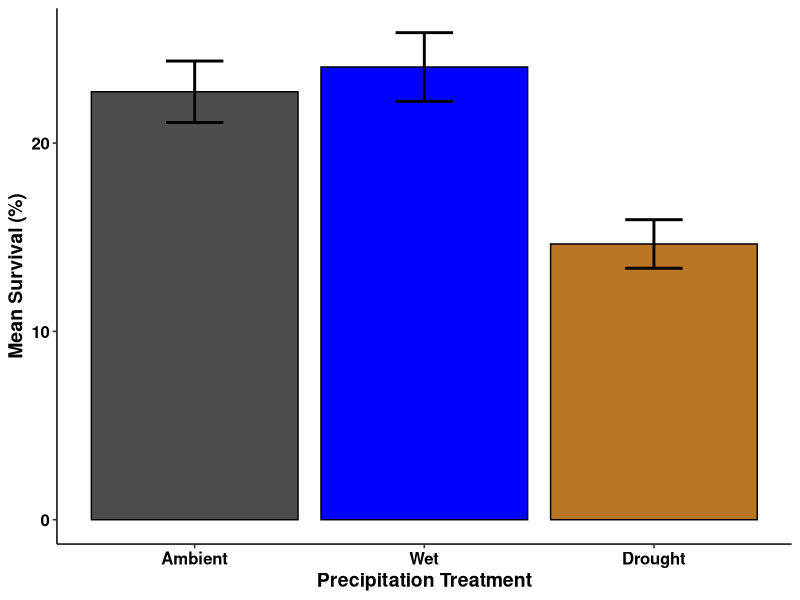
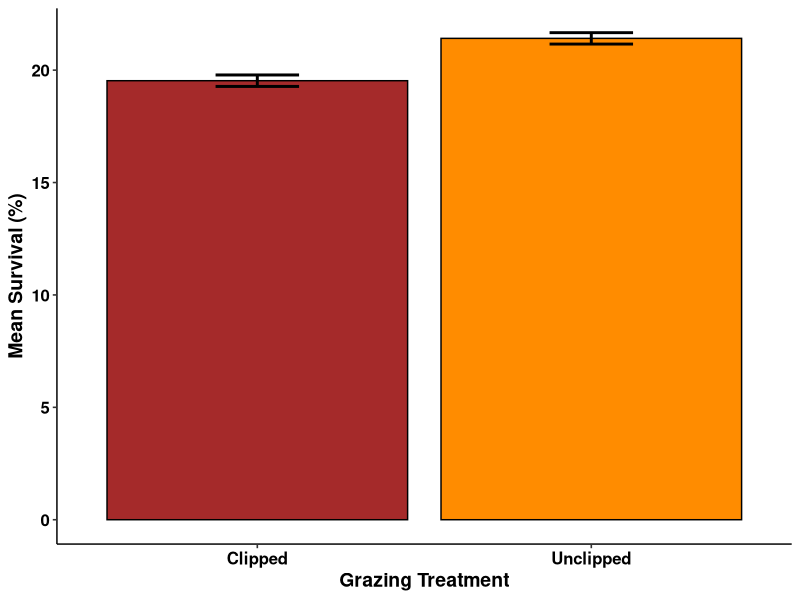
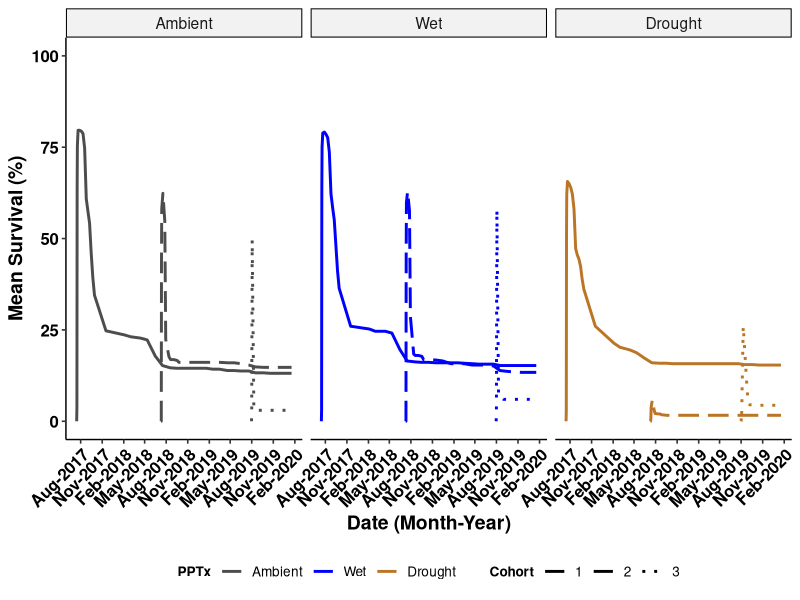
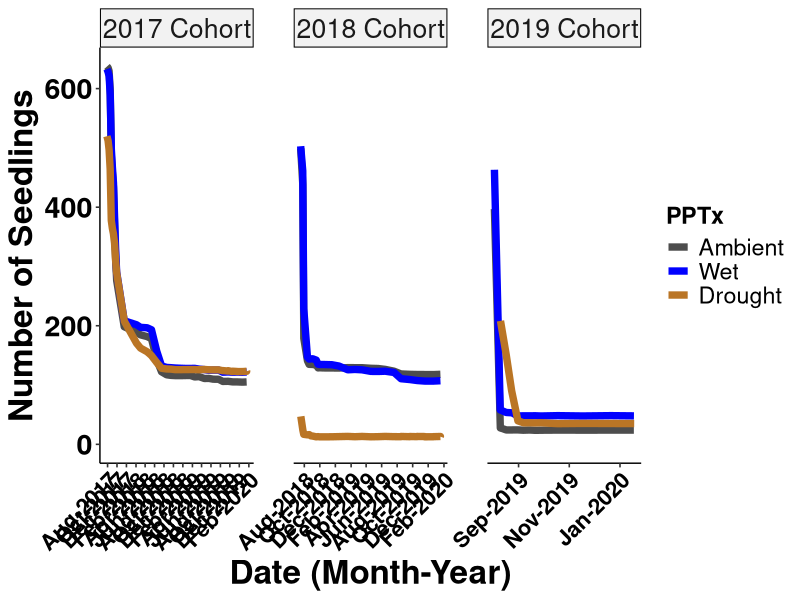
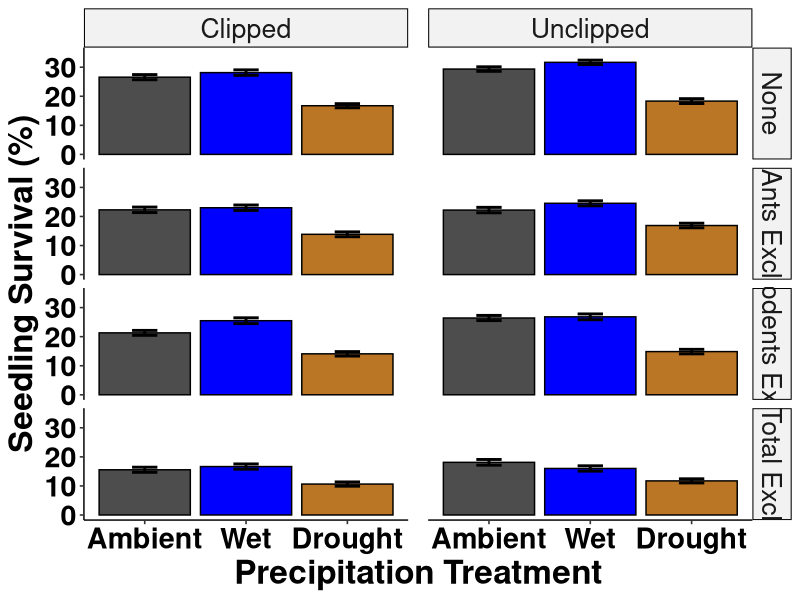
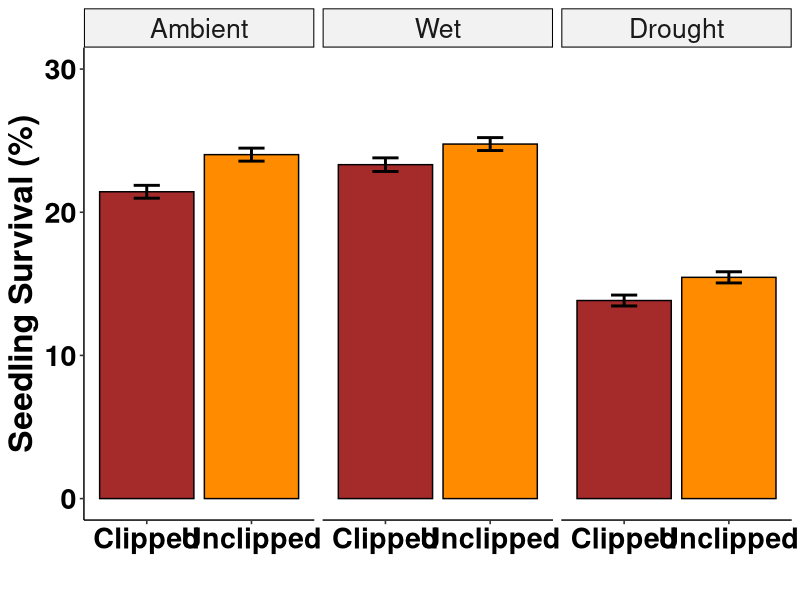
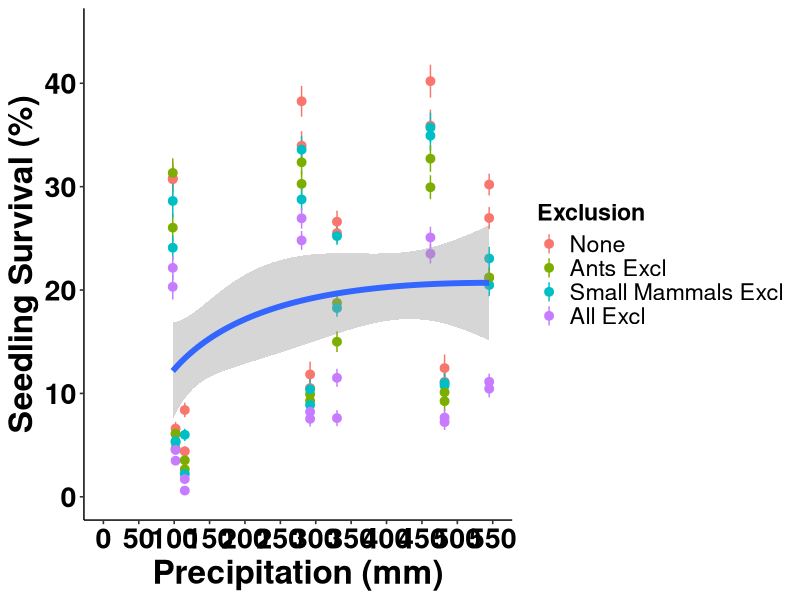
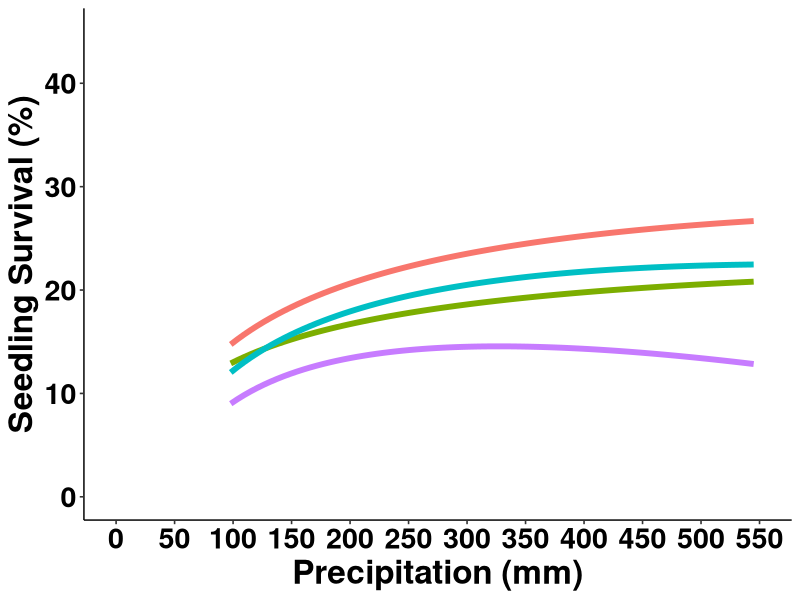

These charts were generated, in order, by the following R code:
# USDA Rainout - Santa Rita Experimental Range
# Data visualizations-main
# Austin Rutherford
# email:arutherford@email.arizona.edu
# 2021-03-29

# Load packages
library(tidyverse)
library(forcats)
library(vroom)
library(ggpubr)
library(glmmTMB)
library(dplyr)

### Read in clean seedlings data with model outputs from "srer_rainout_stats_summarize"
seedlings_obs <- vroom("Data/seedlings_obs.csv",
                   col_types = c(.default = "f",
                                 ObsID = "i",
                                 date = "D",
                                 survival = "i",
                                 died = "i",
                                 tot_germination = "i",
                                 herb_lived = "i",
                                 herb_died = "i",
                                 tot_herbivory = "i",
                                 granivory = "i",
                                 res_surv = "d",
                                 sim_surv = "d",
                                 sim_fit_surv = "d",
                                 pred_surv = "d"))
str(seedlings_obs)
glimpse(seedlings_obs)

# create data set for raw survival data
tot_surv <- seedlings_obs %>% 
  group_by(precip, cohort, date) %>% 
  summarise(mean_surv = mean(survival),
            count_surv = sum(survival),
            sd_surv = sd(survival),
            counts = n(),
            se_surv = (sd_surv/sqrt(counts))) %>%
  mutate(upper = mean_surv + se_surv,
         lower = mean_surv - se_surv,
         date = as.Date(date))

summary(tot_surv)


bar_surv_fig <- tot_surv %>%
  group_by(precip) %>% 
  summarise(mean_precip_per = (100*mean(mean_surv)/10),
            mean_se_per = (100*mean(se_surv)/10)) %>%
  mutate(upper = mean_precip_per + mean_se_per,
         lower = mean_precip_per - mean_se_per) %>%
  mutate(precip = recode_factor(precip,
                                      "Control" = "Ambient",
                                      "IR" = "Wet",
                                       "RO" = "Drought", .ordered = TRUE)) %>% 
  ggplot(mapping = aes(x = precip, y = mean_precip_per, fill = precip)) +
  geom_bar(stat="identity", color = "black", position=position_dodge()) +
  geom_errorbar(aes(ymin = lower, ymax = upper), width = 0.25, position = position_dodge(), size = 1) +
  scale_fill_manual(values = c("grey30","blue1","#ba7525")) +
  scale_x_discrete(labels = c("Ambient","Wet", "Drought")) +
  labs(y = "Mean Survival (%)",
       x = "Precipitation Treatment") +
  theme_pubr(legend = "none") +
  labs_pubr()

bar_surv_fig

ggsave(filename = "Figures_Tables/bar_mean_surv.tiff",
       plot = bar_surv_fig,
       dpi = 800,
       width = 22,
       height = 12,
       units = "in",
       compression = "lzw")

# create data set for clip
tot_surv_c <- seedlings_obs %>% 
  group_by(clip) %>% 
  summarise(mean_surv = 100*mean(survival/10),
            sd_surv = 100*sd(survival/10),
            counts = n(),
            se_surv = (sd_surv/sqrt(counts))) %>%
  mutate(upper = mean_surv + se_surv,
         lower = mean_surv - se_surv)

bar_cliponly_fig <- tot_surv_c %>%
  ggplot(mapping = aes(x = clip, y = mean_surv, fill = clip)) +
  geom_bar(stat="identity", color = "black", position=position_dodge()) +
  geom_errorbar(aes(ymin = lower, ymax = upper), width = 0.25, position = position_dodge(), size = 1) +
  scale_fill_manual(values = c("brown","darkorange")) +
  scale_x_discrete(labels = c("Clipped","Unclipped")) +
  labs(y = "Mean Survival (%)",
       x = "Grazing Treatment") +
  theme_pubr(legend = "none") +
  labs_pubr()

bar_cliponly_fig

ggsave(filename = "Figures_Tables/bar_cliponly_surv.tiff",
       plot = bar_cliponly_fig,
       dpi = 800,
       width = 22,
       height = 12,
       units = "in",
       compression = "lzw")

# plot survival over time, all dates
line_mean_surv <- tot_surv %>% 
  mutate(precip = recode_factor(precip,
                                "Control" = "Ambient",
                                "IR" = "Wet",
                                "RO" = "Drought", .ordered = TRUE)) %>% 
  ggplot(aes(x = date, y = 10*mean_surv, group = cohort, color = precip)) + 
  scale_color_manual(values = c("grey30", "blue1", "#ba7525")) +
  #scale_y_continuous(breaks = seq(0, 120, 10), expand = c(0.02,0)) +
  scale_x_date(date_labels = "%b-%Y", date_breaks = "3 months") +
  geom_line(aes(linetype = cohort), stat = "identity", size = 1) + 
  scale_linetype_manual(values=c("solid","longdash", "dotted")) +
  scale_fill_manual(values = c("grey30","blue1", "red1")) +
  ylim(0, 100) +
  labs(y = "Mean Survival (%)",
       x = "Date (Month-Year)",
       color = "PPTx",
       linetype = "Cohort") +
  facet_wrap(~precip, ncol = 3, nrow = 1) +
  theme_pubr(legend = "bottom", x.text.angle = 45) +
  labs_pubr()

line_mean_surv

ggsave(filename = "Figures_Tables/seedlings/line_mean_surv.tiff",
       plot = line_mean_surv,
       dpi = 800,
       width = 22,
       height = 12,
       units = "in",
       compression = "lzw")


# remove the lead up survival to start max for each cohort (following Archer suggestions)
surv_small_1 <- tot_surv %>% 
  filter(cohort == 1) %>% 
  filter(date > "2017-07-21")

surv_small_2 <- tot_surv %>% 
  filter(cohort == 2) %>% 
  filter(date >= "2018-07-18")

surv_small_3 <- tot_surv %>% 
  filter(cohort == 3 & precip != "RO") %>% # to start with all max values, need to cut one more date from RO..delayed germ
  filter(date >= "2019-08-03")

surv_small_drought <- tot_surv %>% 
  filter(precip == "RO" & date >= "2019-08-10")

surv_small_all <- rbind(surv_small_1, surv_small_2, surv_small_3, surv_small_drought) %>% 
  mutate(date = as.Date(date))

line_mean_surv_archer <- surv_small_all %>% 
  mutate(precip = recode_factor(precip,
                                "Control" = "Ambient",
                                "IR" = "Wet",
                                "RO" = "Drought", .ordered = TRUE)) %>%
  mutate(cohort = recode_factor(cohort,
                                "1" = "2017 Cohort",
                                "2" = "2018 Cohort",
                                "3" = "2019 Cohort")) %>%
  ggplot(aes(x = date, y = count_surv, group = precip, color = precip)) + 
  scale_color_manual(values = c("grey30", "blue1", "#ba7525")) +
  #scale_y_continuous(breaks = seq(0, 120, 10), expand = c(0.02,0)) +
  scale_x_date(date_labels = "%b-%Y", date_breaks = "2.5 months") +
  geom_line(aes(), stat = "identity", size = 2.5, position = "jitter") + 
  #scale_linetype_manual(values=c("solid","longdash", "dotted")) +
  scale_fill_manual(values = c("grey30","blue1", "red1")) +
  ylim(0, NA) +
  labs(y = "Number of Seedlings",
       x = "Date (Month-Year)",
       color = "PPTx") +
  facet_wrap(~cohort, ncol = 3, nrow = 1, scales = "free_x") +
  theme_pubr(legend = "right", x.text.angle = 45) +
  theme(panel.spacing.x = unit(2, "lines")) +
  labs_pubr(base_size = 24)+
  theme(axis.text.x=element_text(size=16))

line_mean_surv_archer

ggsave(filename = "Figures_Tables/seedlings/line_mean_surv_archer.tiff",
       plot = line_mean_surv_archer,
       dpi = 800,
       width = 22,
       height = 12,
       units = "in",
       compression = "lzw")

surv_small_all %>% 
  group_by(precip, cohort) %>% 
  summarise(max = max(count_surv),
            min = min(count_surv))


# calculate summary info
tot_surv_summary <- seedlings_obs %>% 
  group_by(precip, cohort, date) %>% 
  summarise(mean_surv = 100*mean(survival/10),
            sd_surv = 100*sd(survival/10),
            counts = n(),
            se_surv = (sd_surv/sqrt(counts))) %>%
  mutate(upper = mean_surv + se_surv,
         lower = mean_surv - se_surv)

tot_surv_summary_full <- seedlings_obs %>% 
  group_by(precip, excl, clip) %>% 
  summarise(mean_surv = 100*mean(survival/10),
            sd_surv = 100*sd(survival/10),
            counts = n(),
            se_surv = (sd_surv/sqrt(counts))) %>%
  mutate(upper = mean_surv + se_surv,
         lower = mean_surv - se_surv)

tot_surv_summary_pcohort <- seedlings_obs %>% 
  group_by(precip, cohort) %>% 
  summarise(mean_surv = 100*mean(survival/10),
            sd_surv = 100*sd(survival/10),
            counts = n(),
            se_surv = (sd_surv/sqrt(counts))) %>%
  mutate(upper = mean_surv + se_surv,
         lower = mean_surv - se_surv)

# create data set for precip and excl and clip
tot_surv_pce <- seedlings_obs %>% 
  group_by(precip, excl, clip) %>% 
  summarise(mean_surv = 100*mean(survival/10),
            sd_surv = 100*sd(survival/10),
            counts = n(),
            se_surv = (sd_surv/sqrt(counts))) %>%
  mutate(upper = mean_surv + se_surv,
         lower = mean_surv - se_surv)

bar_pce_fig <- tot_surv_pce %>%
  mutate(precip = recode_factor(precip,
                                "Control" = "Ambient",
                                "IR" = "Wet",
                                "RO" = "Drought", .ordered = TRUE)) %>% 
  mutate(excl = recode_factor(excl, 
                              "Control" = "None",
                              "Ants" = "Ants Excl",
                              "Rodents" = "Rodents Excl",
                              "Total" = "Total Excl")) %>% 
  ggplot(mapping = aes(x = precip, y = mean_surv, fill = precip)) +
  geom_bar(stat="identity", color = "black", position=position_dodge()) +
  geom_errorbar(aes(ymin = lower, ymax = upper), width = 0.25, position = position_dodge(), size = 1) +
  scale_fill_manual(values = c("grey30", "blue1", "#ba7525")) +
  scale_x_discrete(labels = c("Ambient", "Wet", "Drought")) +
  ylim(0, 35) +
  labs(y = "Seedling Survival (%)",
       x = "Precipitation Treatment") +
  theme_pubr(legend = "none") +
  facet_grid(cols = vars(clip), rows = vars(excl)) +
  labs_pubr(base_size = 24) +
  theme(legend.position="none", 
        panel.border = element_blank(), 
        panel.spacing.x = unit(1,"line"))

bar_pce_fig

ggsave(filename = "Figures_Tables/bar_alltx_surv.tiff",
       plot = bar_pce_fig,
       dpi = 800,
       width = 22,
       height = 12,
       units = "in",
       compression = "lzw")

# create data set for precip and clip
tot_surv_pc <- seedlings_obs %>% 
  group_by(precip, clip) %>% 
  summarise(mean_surv = 100*mean(survival/10),
            sd_surv = 100*sd(survival/10),
            counts = n(),
            se_surv = (sd_surv/sqrt(counts))) %>%
  mutate(upper = mean_surv + se_surv,
         lower = mean_surv - se_surv)

bar_clip_fig <- tot_surv_pc %>%
  mutate(precip = recode_factor(precip,
                                "Control" = "Ambient",
                                "IR" = "Wet",
                                "RO" = "Drought", .ordered = TRUE)) %>% 
  ggplot(mapping = aes(x = clip, y = mean_surv, fill = clip)) +
  geom_bar(stat="identity", color = "black", position=position_dodge()) +
  geom_errorbar(aes(ymin = lower, ymax = upper), width = 0.25, position = position_dodge(), size = 1) +
  scale_fill_manual(values = c("brown","darkorange")) +
  scale_x_discrete(labels = c("Clipped","Unclipped")) +
  ylim(0, 30) +
  labs(y = "Seedling Survival (%)",
       x = "") +
  theme_pubr(legend = "none") +
  facet_wrap(~precip)+
  labs_pubr(base_size = 24)

bar_clip_fig

ggsave(filename = "Figures_Tables/bar_clip_surv.tiff",
       plot = bar_clip_fig,
       dpi = 800,
       width = 22,
       height = 12,
       units = "in",
       compression = "lzw")

# if want to look at effects treating monsoon precip as continuous
precip_cont_surv_df_1 <- seedlings_obs %>% 
  group_by(cohort) %>%
  filter(cohort == "1") %>% 
  mutate(precip_cont = dplyr::recode(precip,
                                     "Control" = "280",
                                     "IR" = "462",
                                     "RO" = "98")) %>% 
  mutate(precip_cont = as.numeric(as.character(precip_cont)))

precip_cont_surv_df_2 <-seedlings_obs %>% 
  group_by(cohort) %>%
  filter(cohort == "2") %>% 
  mutate(precip_cont = dplyr::recode(precip,
                                     "Control" = "330",
                                     "IR" = "545",
                                     "RO" = "115")) %>% 
  mutate(precip_cont = as.numeric(as.character(precip_cont)))

precip_cont_surv_df_3 <-seedlings_obs %>% 
  group_by(cohort) %>%
  filter(cohort == "3") %>% 
  mutate(precip_cont = dplyr::recode(precip,
                                     "Control" = "292",
                                     "IR" = "482",
                                     "RO" = "102")) %>% 
  mutate(precip_cont = as.numeric(as.character(precip_cont)))

precip_cont_surv_df <- rbind(precip_cont_surv_df_1, precip_cont_surv_df_2, precip_cont_surv_df_3)


# predicted survival only PPT
pred_surv_pt <- precip_cont_surv_df %>% 
  group_by(precip_cont, clip, excl) %>% 
  summarise(mean_pred_surv = mean(pred_surv),
            sd_surv = sd(pred_surv),
            counts = n(),
            se_surv = (sd_surv/sqrt(counts))) %>%
  mutate(upper = mean_pred_surv + se_surv,
         lower = mean_pred_surv - se_surv) %>% 
  mutate(excl = recode_factor(excl, 
                              "Control" = "None",
                              "Ants" = "Ants Excl",
                              "Rodents" = "Small Mammals Excl",
                              "Total" = "All Excl")) %>% 
  ggplot(aes(x = precip_cont, y = 10*(mean_pred_surv))) + 
  #geom_point() +
  geom_pointrange(aes(ymin = 10*lower, ymax = 10*upper, color = excl), size = 0.5) +
  geom_smooth(method = "glm", formula = y ~ log(x) + x, se = T, size = 2)+
  labs(y = "Seedling Survival (%)",
       x = "Precipitation (mm)",
       color = "Exclusion") +
  scale_x_continuous(breaks = c(0,50, 100,150, 200,250, 300,350, 400,450, 500, 550), limits = c(0, 550))+
  ylim(0, 45) +
  theme_pubr(legend = "right")+
  labs_pubr(base_size = 24)

pred_surv_pt

ggsave(filename = "Figures_Tables/pred_surv_cont.tiff",
       plot = pred_surv_pt,
       dpi = 800,
       width = 22,
       height = 12,
       units = "in",
       compression = "lzw")


pred_surv_excl <- precip_cont_surv_df %>% 
  group_by(precip_cont, excl) %>% 
  summarise(mean_pred_surv = mean(pred_surv),
            sd_surv = sd(pred_surv),
            counts = n(),
            se_surv = (sd_surv/sqrt(counts))) %>%
  mutate(upper = mean_pred_surv + se_surv,
         lower = mean_pred_surv - se_surv) %>% 
  mutate(excl = recode_factor(excl, 
                              "Control" = "None",
                              "Ants" = "Ants Excl",
                              "Rodents" = "Rodents Excl",
                              "Total" = "All Excl")) %>% 
  ggplot(aes(x = precip_cont, y = 10*(mean_pred_surv), group = excl, color = excl)) + 
  geom_smooth(method = "glm", formula = y ~ log(x) + x, se = F, size = 2)+
  labs(y = "Seedling Survival (%)",
       x = "Precipitation (mm)",
       color = "Exclusion") +
  scale_x_continuous(breaks = c(0,50, 100,150, 200,250, 300,350, 400,450, 500, 550), limits = c(0, 550))+
  ylim(0, 45) +
  theme_pubr(legend = "none")+
  labs_pubr(base_size = 24)

pred_surv_excl

ggsave(filename = "Figures_Tables/pred_surv_cont_excl.tiff",
       plot = pred_surv_excl,
       dpi = 800,
       width = 22,
       height = 12,
       units = "in",
       compression = "lzw")
